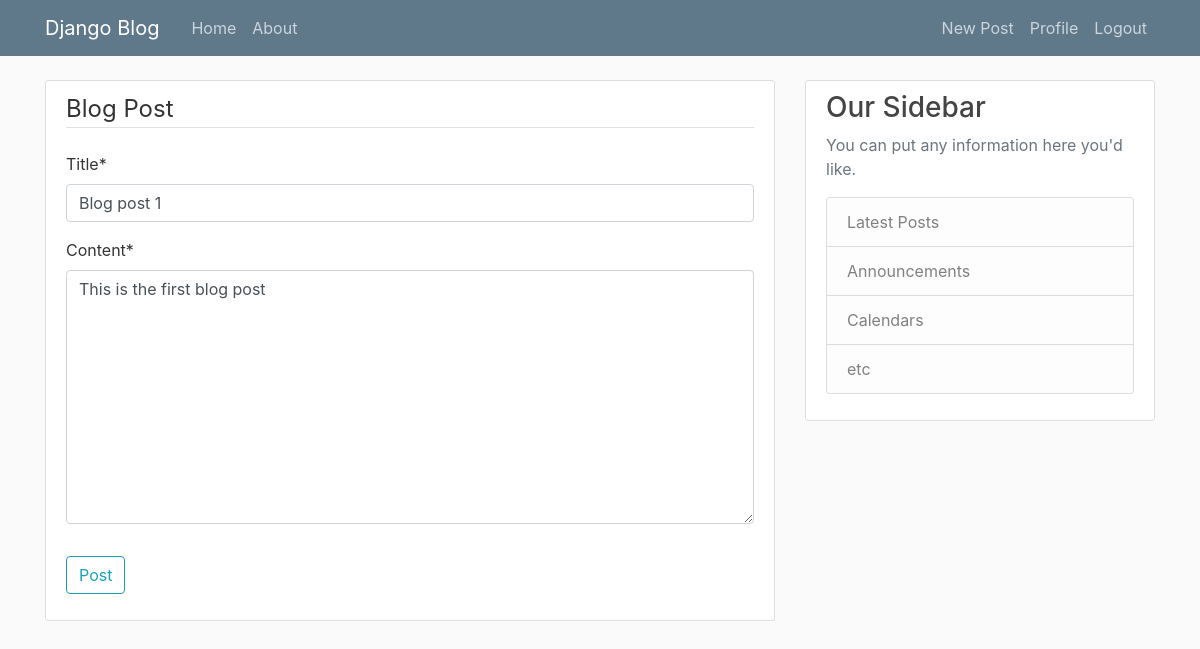
Page /post/1/update/ (signed in) on the earlier database version.
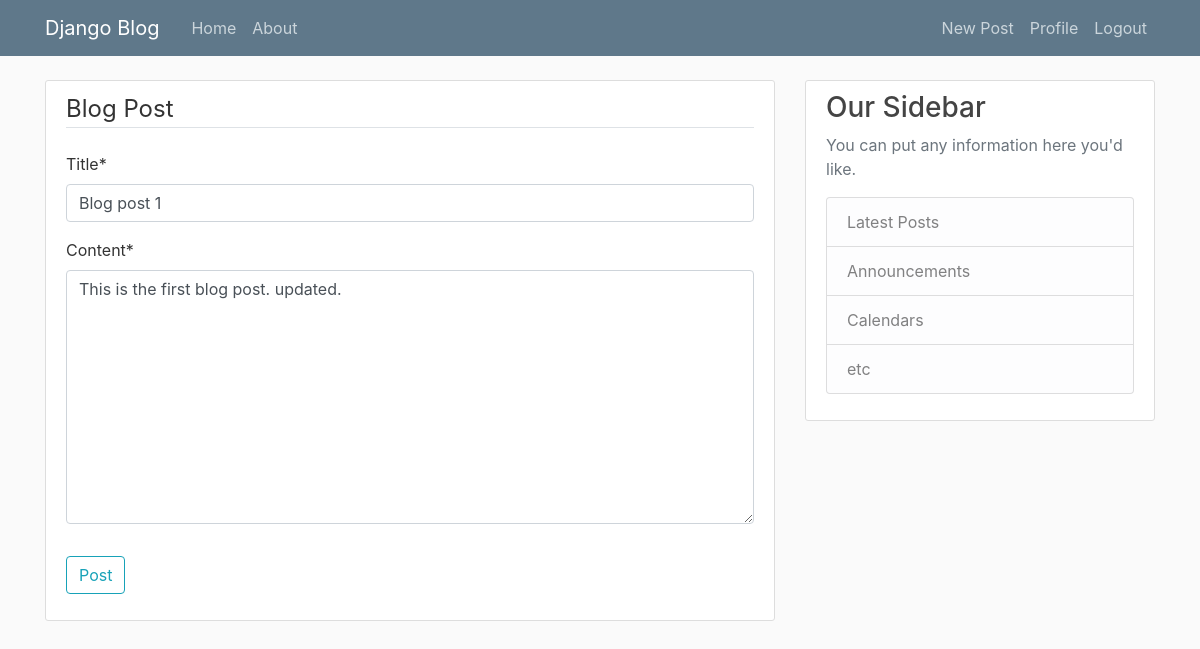
Same page on the later database version.
### blog_app/models.py (models this page shows, shortened)
class Post(models.Model):
    title = models.CharField(max_length=100)
    content = models.TextField()
    date_posted = models.DateTimeField(default=timezone.now)
    author = models.ForeignKey(User, on_delete=models.CASCADE)

### blog_app/views.py (the view, shortened to what this page needs)
# urls.py: path('post/<int:pk>/update/', PostUpdateView.as_view(), name='post-update'),
class PostUpdateView(LoginRequiredMixin, UserPassesTestMixin, UpdateView):
    model = Post
    fields = ['title', 'content']
    def test_func(self):
        post = self.get_object()
        if self.request.user == post.author:
            return True
        return False

### blog_app/templates/blog_app/post_form.html (shortened to what this page needs)
{% extends "blog_app/base.html" %}
{% load crispy_forms_tags %}
{% block content %}
    <div class="content-section">
        <form method="POST">
            <fieldset class="form-group">
                <legend class="border-bottom mb-4">Blog Post</legend>
                {{ form|crispy }}
            </fieldset>
            <div class="form-group">
                <button class="btn btn-outline-info" type="submit">Post</button>
            </div>
        </form>
    </div>
{% endblock content %}

Differences in the rows shown:
changed Post "Blog post 1": content "This is the first blog post" → "This is the first blog post. updated."
